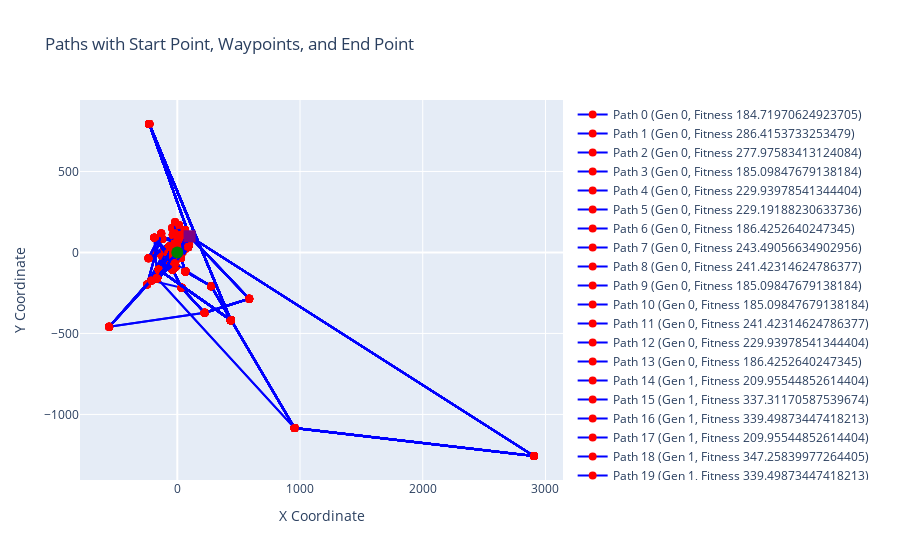

Write notebook code for a chart like this one.
### Code cell
# Create a Plotly figure
fig = go.Figure()

# Group waypoints by PathIndividual_ID
grouped = waypoints_df.groupby("PathIndividual_ID")

# Add lines and markers for each path
for name, group in grouped:
    # load the class attributes for this path
    generation_number = group["GenerationNumber"].iloc[0]
    path_number = group["PathIndividual_ID"].iloc[0]
    fitness = group["Fitness"].iloc[0]
    footprint = group["Footprint"].iloc[0]
    
    # Combine StartPoint, Waypoints, and EndPoint into a single list of coordinates
    x_coords = [start_point[0]] + group["X"].tolist() + [end_point[0]]
    y_coords = [start_point[1]] + group["Y"].tolist() + [end_point[1]]

    # Add a trace for the path
    fig.add_trace(go.Scatter(
        x=x_coords,
        y=y_coords,
        mode='lines+markers',  # Draw lines and markers
        name=f"Path {name} (Gen {generation_number}, Fitness {fitness})",  # Include GenerationNumber in the legend
        line=dict(color='blue', width=2),  # Customize line color and width
        marker=dict(size=8, color='red'),  # Customize marker size and color
        text=f"Gen {generation_number}, Path {path_number}",  # Add hover text
        hoverinfo='text+x+y'  # Show hover information
    ))

# Add a trace for the start point
fig.add_trace(go.Scatter(
    x=[start_point[0]],
    y=[start_point[1]],
    mode='markers',
    name='Start Point',
    marker=dict(size=12, color='green', symbol='circle'),
    hoverinfo='text+x+y',
    text=["Start"]
))

# Add a trace for the end point
fig.add_trace(go.Scatter(
    x=[end_point[0]],
    y=[end_point[1]],
    mode='markers',
    name='End Point',
    marker=dict(size=12, color='purple', symbol='square'),
    hoverinfo='text+x+y',
    text=["End"]
))

# Update layout
fig.update_layout(
    title="Paths with Start Point, Waypoints, and End Point",
    xaxis_title="X Coordinate",
    yaxis_title="Y Coordinate",
    showlegend=True
)

# Show the plot
fig.show()
